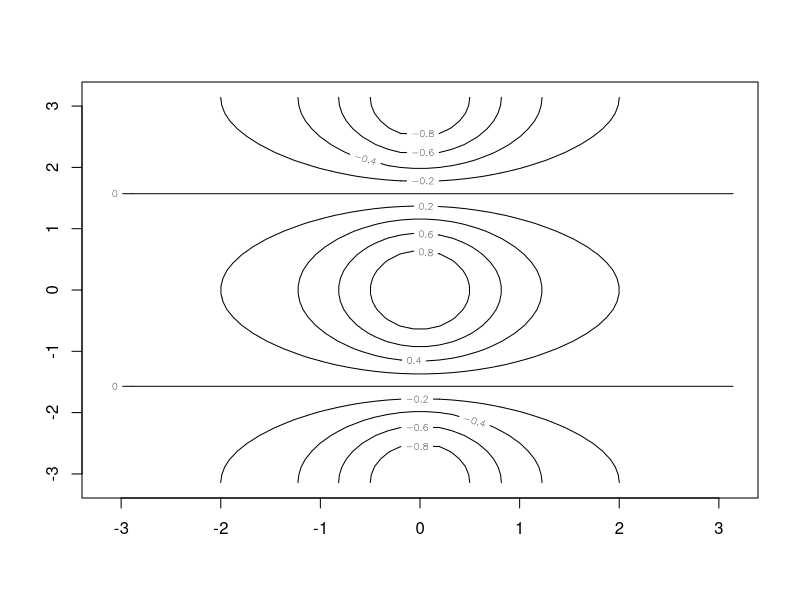

Here is the R script that generated this plot:
Sys.getlocale()
Sys.setlocale("LC_ALL", "en_US.UTF-8")

x <- seq(-pi, pi, length = 50)
y <- x
f <- outer(x, y, function(x, y) cos(y) / (1 + x^2))
contour(x, y, f)

calc <- function(x, y, fn) {
  return(fn(x, y))
}